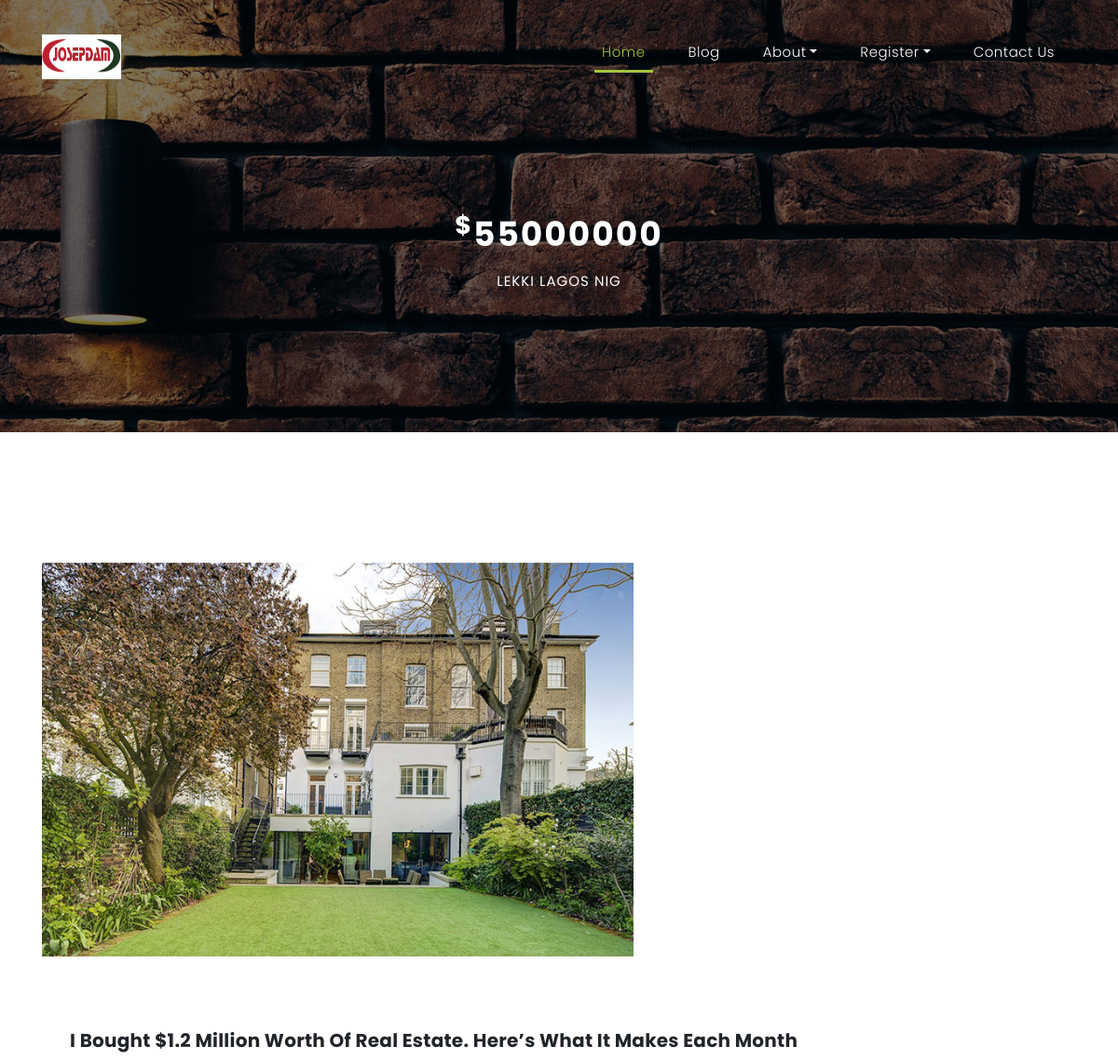
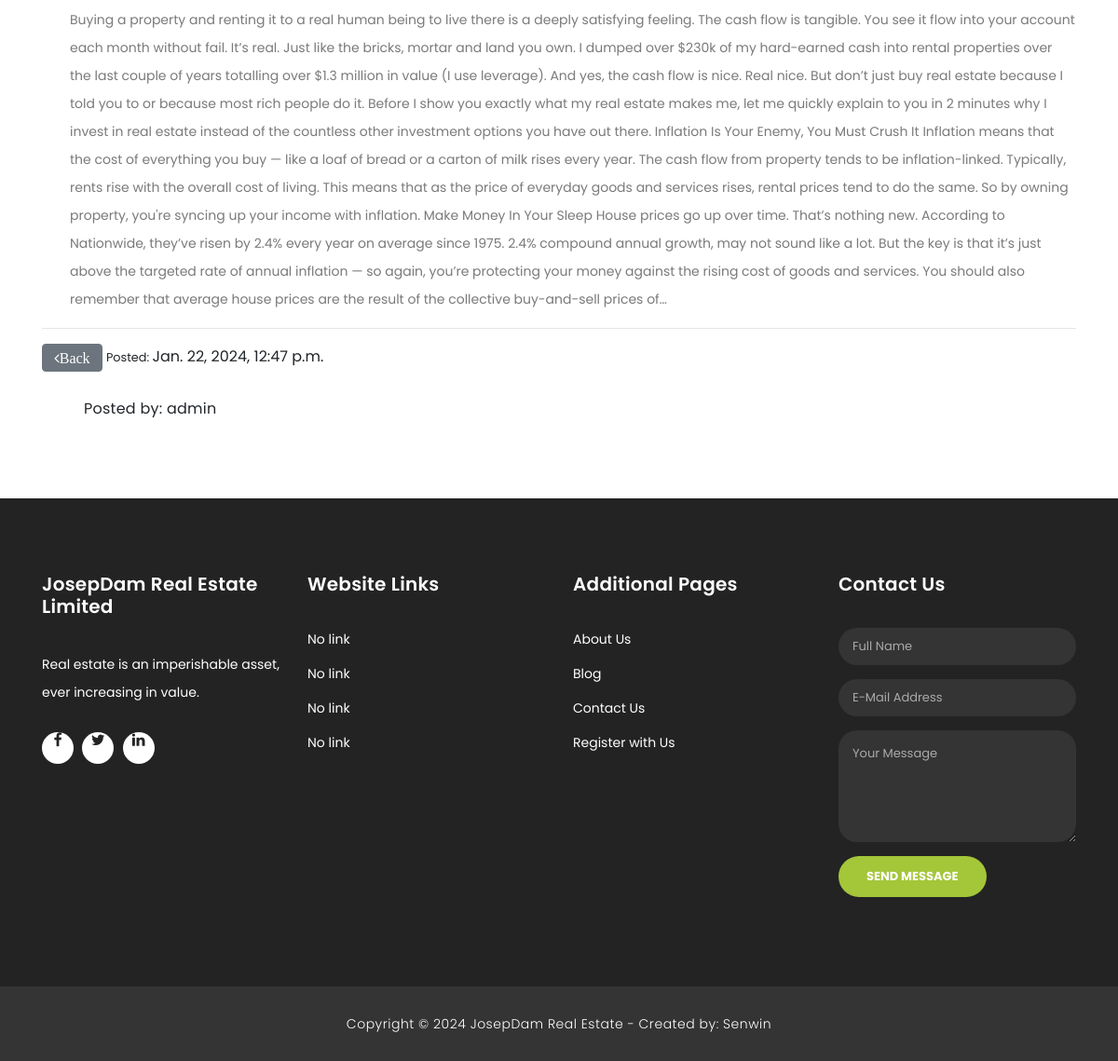
Page /article/3/ on the committed database (2 pictures, top to bottom).
### josepdam/models.py (models this page shows, shortened)
class ConstructionPost(models.Model):
    title = models.CharField(max_length=255)
    description = models.TextField()
    slug = models.SlugField (max_length=255)
    img = models.ImageField ( upload_to= 'image/')
    publish_date = models.DateTimeField (auto_now_add= True)
    author = models.ForeignKey(User, on_delete=models.CASCADE)
    price = models.IntegerField()
    location = models.CharField(max_length = 2200)
    class Meta:
        ordering =['-publish_date']

### josepdam/views.py (the view, shortened to what this page needs)
# urls.py: path('article/<int:pk>/', ArticleDetailView.as_view(), name="detail"),
class ArticleDetailView(DeleteView):
    model = ConstructionPost
    template_name = 'josep/article_detail.html'

### templates/josep/article_detail.html (shortened to what this page needs)
{% extends "base.html" %}
{% load static %}
{% block content%}
    <div class="page-heading header-text">
      <div class="container">
        <div class="row">
          <div class="col-md-12">
            <h1> <small><del></small> <sup>$</sup>{{ object.price }}</h1>
            <span>{{ object.location }}</span>
          </div>
        </div>
      </div>
    </div>
    <div class="services">
      <div class="container">
        <div class="row">
          <div class="col-md-7">
            <div>
              {% if object.img %}
              <img src="{{ object.img.url }}" alt="" class="img-fluid wc-image">
              {% endif %}
            </div> <br>
          </div>
        </div> <br>
        <div class="tabs-content" style="display: block;">
          <h4>{{ object.title }}</h4>
          <p>{{ object.description|truncatechars:9000 }}</p>
        </div> <hr>
        <span>
           <a href="{% url 'home' %}" class="btn btn-secondary"><i class="fa fa-angle-left">Back</i></a>
            <small>Posted: </small> {{ object.publish_date }}
        </span>
          <div class="col-lg-3">
            <div class="tabs-content">
              <h4><small>Posted by: {{object.author}}</small></h4>
            </div>
          </div>
        </div>
        <br>
        <br>
        <br>
      </div>
{% endblock %}

### static/assets/css/style.css (style rules this page uses)
body { font-family: 'Poppins', sans-serif; overflow-x: hidden; text-rendering: optimizeLegibility; -webkit-font-smoothing: antialiased; -moz-osx-font-smoothing: grayscale; }
p { margin-bottom: 0px; font-size: 14px; color: #666666; line-height: 30px; }
a { text-decoration: none!important; }
h1,h2,h3,h4,h5,h6 { margin: 0px; }
*, *:before, *:after { -webkit-box-sizing: border-box; box-sizing: border-box; -webkit-font-smoothing: antialiased; -moz-osx-font-smoothing: grayscale; }
.services { margin-top: 140px; }
.page-heading { text-align: center; background-image: url(../images/banner-image-1-1920x500.jpg); background-position: center center; background-repeat: no-repeat; background-size: cover; padding: 230px 0px 150px 0px; color: #fff; position: relative; }
.page-heading .container { position: relative; z-index: 2; }
.page-heading:before { content: ''; position: absolute; top: 0; left: 0; right: 0; bottom: 0; background-color: rgba(0,0,0,0.5); z-index: 1; }
.page-heading h1 { text-transform: capitalize; font-size: 36px; font-weight: 700; letter-spacing: 2px; margin-bottom: 18px; }
.page-heading span { font-size: 15px; text-transform: uppercase; letter-spacing: 1px; color: #fff; display: block; }
.tabs-content { margin-left: 30px; text-align: left; display: inline-block; transition: all 0.3s; }
.tabs-content h4 { font-size: 20px; font-weight: 700; letter-spacing: 0.25px; margin-bottom: 15px; margin-top: 30px; }
.tabs-content p { font-size: 14px; color: #7a7a7a; margin-bottom: 0px; }

### rows in the picture
ConstructionPost: price "55000000", location "LEKKI LAGOS NIG", img (picture), title "I Bought $1.2 Million Worth Of Real Estate. Here’s What It Makes Each Month", description "Buying a property and renting it to a real human being to live there is a deeply satisfying feeling. The cash flow is tangible. You see it flow into your account each month without fail. It’s real. Just like the bricks, mortar and land you own. I dumped over $230k of my hard-earned cash into rental properties over the last couple of years totalling over $1.3 million in value (I use leverage). And yes, the cash flow is nice. Real nice. But don’t just buy real estate because I told you to or because most rich people do it. Before I show you exactly what my real estate makes me, let me quickly explain to you in 2 minutes why I invest in real estate instead of the countless other investment…", publish_date "Jan. 22, 2024, 12:47 p.m.", author "admin"
